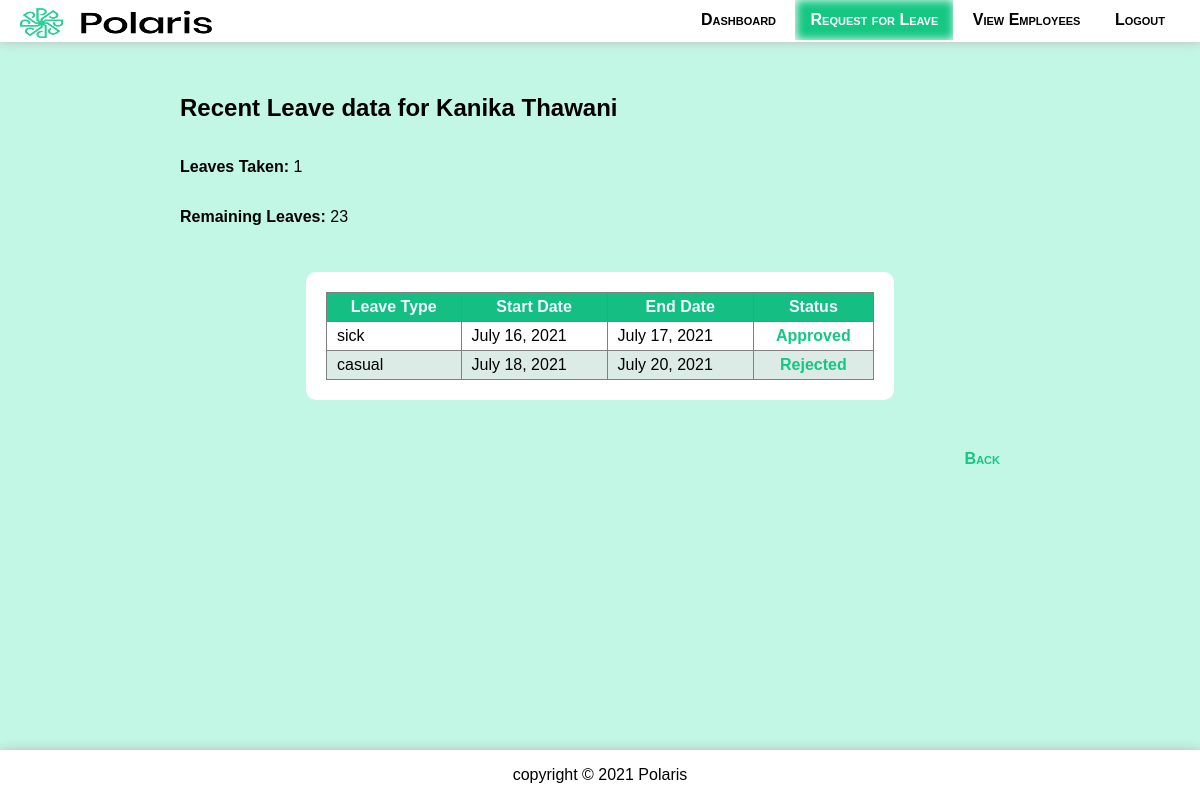
The page /leaves/15 (signed in) on the database its author committed.
### employeeApp/models.py (models this page shows)
class Employee(models.Model):
    fname = models.CharField(max_length=30)
    lname = models.CharField(max_length=30)
    dob = models.DateField()
    email = models.EmailField()
    username = models.CharField(max_length=12)
    password = models.CharField(max_length=128)
    joining_date = models.DateField(editable=False, auto_now=True)
    city = models.CharField(max_length=70)
    rem_leaves = models.IntegerField(default=24)
    lop_leaves = models.IntegerField(default=0)
    is_admin = models.BooleanField(default=False)
    position = models.CharField(max_length=70, default='Entry Level')
    team = models.CharField(max_length=70, default='Not Allocated')
    current_project = models.CharField(max_length=128, default='Not Alotted')
    image = models.CharField(max_length=120)
    class Meta:
        db_table = "Employee"

class LeaveRequest(models.Model):
    empId = models.ForeignKey(Employee,on_delete=CASCADE)
    leaveType = models.CharField(max_length=40)
    startDate = models.DateField()
    endDate = models.DateField()
    reason = models.TextField(max_length=300)
    decision = models.CharField(max_length=20,default="Pending")
    class Meta:
        db_table = "LeaveRequest"

### employeeApp/views.py (the view)
# urls.py: path('leaves/<int:id>', views.leaves, name='leaves'),
def leaves(request, id):
    emp = Employee.objects.get(id=id)
    leaveRequestList = LeaveRequest.objects.filter(empId=emp)
    return render(request, 'recent-leaves.html', {'leaves':leaveRequestList, 'employee':emp, 'leavesTaken': 24-emp.rem_leaves+emp.lop_leaves })

### EmployeeManagementSystem/template/recent-leaves.html (shortened to what this page needs)
{% extends "boilerplate.html" %}
    {% block menu %}
    {% if request.session.id is not None %}
            <a href="/dashboard">Dashboard</a>
        {% if request.session.admin %}
            <a href="/publishNotice">Publish Notice</a>
            <a href="/viewApplicants">New Applicants</a>
            <a href="/leaveRequests">New Requests</a>
        {% else %}
            <a href="/requestLeave" class="active">Request for Leave</a>
        {% endif %}
        <a href="/viewEmployees">View Employees</a>
        <a href="/logout">Logout</a>
    {% else %}
        <a href="{% url 'login' %}">Login</a>
        <a href="{% url 'insert' %}">Register</a>
    {% endif %}
    {% endblock %}
    {% block content %}
    {% if request.session.id %}
        <h2>Recent Leave data for {{employee.fname}} {{employee.lname}}</h2>
        <p><b>Leaves Taken: </b>{{ leavesTaken }}</p>
        <p><b>Remaining Leaves: </b>{{employee.rem_leaves}}</p>
        <div class="table">
        {% if leaves %}
            <table>
                <tr>
                    <th>Leave Type</th>
                    <th>Start Date</th>
                    <th>End Date</th>
                    <th>Status</th>
                </tr>
                {% for leave in leaves %}
                    <tr>
                        <td>{{leave.leaveType}}</td>
                        <td>{{leave.startDate}}</td>
                        <td>{{leave.endDate}}</td>
                        <td style="color: rgb(21, 199, 131); font-weight: bold;">{{leave.decision}}</td>
                    </tr>
                {% endfor %}
            </table>
        {% else %}
            <h2>No Leave Taken, Impressive!</h2>
        {% endif %}
        </div>
    {% else %}
        <h3 class="error">Unauthorized, Access Denied, User must be Logged in.</h3>
    {% endif %}
    {% endblock %}
    {% block bottomLinks %}
        <a href="javascript:history.back();">Back</a>
    {% endblock %}

### employeeApp/static/styles.css (style rules this page uses)
* { box-sizing: border-box; }
body { background-color: rgba(187, 245, 226, 0.89); font-family: Verdana, Geneva, Tahoma, sans-serif; color: black; margin: 0 0 60px 0; }
#menu > a { display: inline-block; padding: 11px 15px; margin-top: 0px; text-decoration: none; color: black; font-variant: small-caps; font-weight: bold; font-size: 16px; }
a { text-decoration: none; color: rgb(21, 191, 131); }
#menu > a.active { color: #fff; background-color: rgb(21, 199, 131); box-shadow: 1px 0px 10px inset; }
.container-flex a { display: inline-block; padding: 10px 20px; margin: 10px 0px; width: fit-content; text-decoration: none; color: rgb(21, 199, 131); font-variant: small-caps; font-weight: bold; font-size: 16px; }
.container-flex > .table { min-width: 70%; background-color: #fff; padding: 20px; border-radius: 10px; margin: 30px auto; }
table { border: 1px solid grey; border-collapse: collapse; width: 100%; }
th { color: aliceblue; background-color: rgb(21, 191, 131); cursor: context-menu; }
tr { height: min-content; }
th, td { border: 1px solid grey; padding: 5px 10px; }
tr:nth-child(odd) { background-color: rgb(220, 235, 229); }
tr > td:last-child { text-align: center; }

### rows shown on the page
Employee: fname "Kanika", lname "Thawani", rem_leaves "23"
LeaveRequest: leaveType "sick", startDate "July 16, 2021", endDate "July 17, 2021", decision "Approved"
LeaveRequest: leaveType "casual", startDate "July 18, 2021", endDate "July 20, 2021", decision "Rejected"

### other values the page prints
{{ leavesTaken }} "1"
